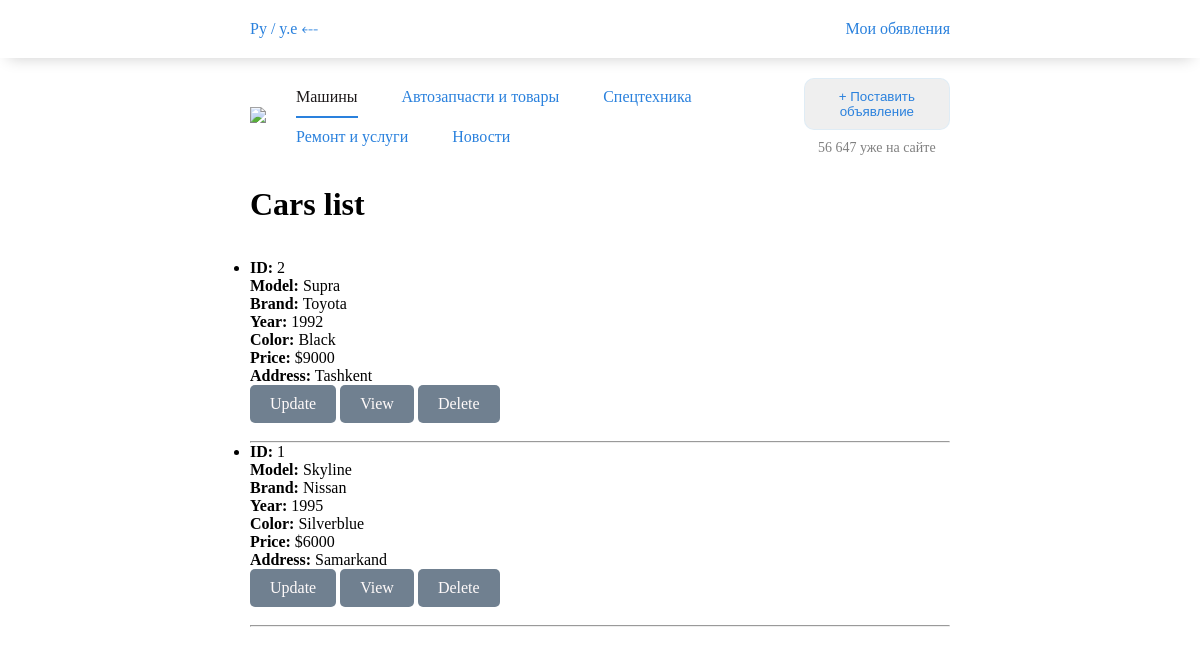
/products/cars/, run on the app's committed database.
### products/models.py (models this page shows, shortened)
class Cars(models.Model):
    brand = models.CharField(max_length=50)
    model = models.CharField(max_length=50)
    year = models.IntegerField()
    color = models.CharField(max_length=50)
    price = models.IntegerField()
    author_of_ad = models.ForeignKey(User, on_delete=models.CASCADE)
    created_at = models.DateTimeField(auto_now_add=True)
    address = models.CharField(max_length=255)
    class Meta:
        verbose_name = 'Car'
        verbose_name_plural = 'Cars'
        ordering = ['-created_at']

### products/views.py (the view)
# urls.py: path("cars/", cars_view, name='cars_view'),
def cars_view(request):
    context = {
        "cars": Cars.objects.all()  # [ {...},  {...},  ...]
    }
    return render(request, 'cars_list.html', context)

### products/templates/cars_list.html (shortened to what this page needs)
{% extends 'base.html' %}
{% block content %}
<h1>Cars list</h1>
<br>
<br>
<ul>
  {% for car in cars %}
  <li>
    <b>ID:</b> {{ car.id }} <br />
    <b>Model:</b> {{ car.model|title }} <br />
    <b>Brand:</b> {{ car.brand }} <br />
    <b>Year:</b> {{ car.year }} <br />
    <b>Color:</b> {{ car.color }} <br />
    <b>Price:</b> ${{ car.price }} <br />
    <b>Address:</b> {{ car.address }} <br />
    <a class="btn-link" href="{% url 'update_car_view' car.id %}">Update</a>
    <a class="btn-link" href="{% url 'car_details_view' car.id %}">View</a>
    <a class="btn-link" href="#" onclick="conformDeletion('{{car.id}}')">Delete</a>
    <br />
    <br />
    <hr />
  </li>
  {% endfor %}
</ul>
{% endblock %}

### static/scss/nav/index.css (style rules this page uses)
* { margin: 0; padding: 0; box-sizing: border-box; transition: 0.5s; }
a { color: #2a81dd; }

### products/templates/cars_list.html (style rules this page uses)
.btn-link { text-decoration: none; display: inline-block; padding: 10px 20px; background-color: slategray; color: snow; border-radius: 5px; cursor: pointer; }

### data on the page
Cars: id "2", model "Supra", brand "Toyota", year "1992", color "Black", price "9000", address "Tashkent"
Cars: id "1", model "Skyline", brand "Nissan", year "1995", color "Silverblue", price "6000", address "Samarkand"
